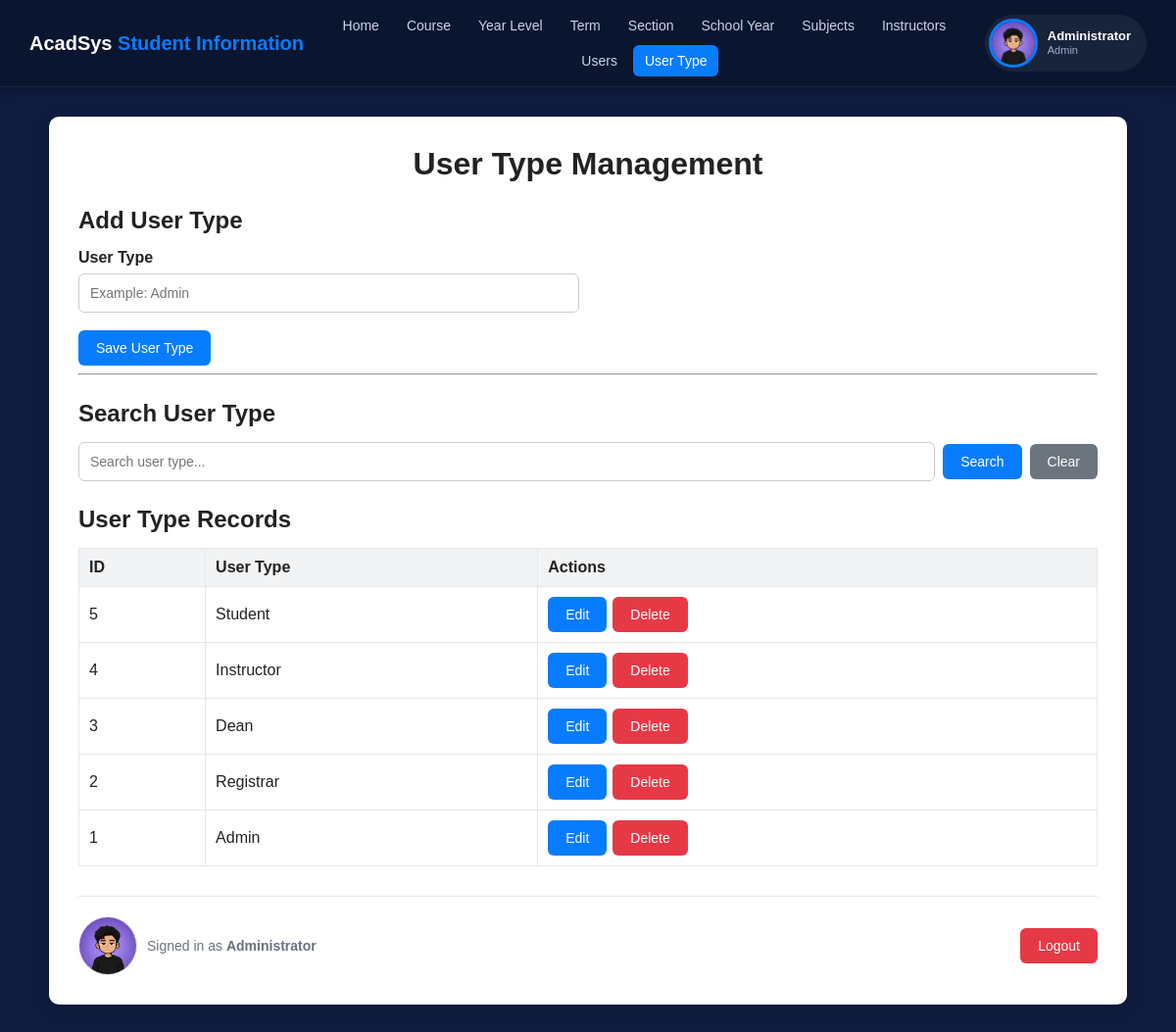
Page /usertype.php (signed in) on the committed database.
### tables this page shows
CREATE TABLE `tbl_usertype` (
  `ID` int(11) NOT NULL,
  `USERTYPE` varchar(50) NOT NULL
);

### usertype.php (the view, shortened to what this page needs)
<?php
include "db.php";
$search = trim($_GET['search'] ?? "");
if ($search != "") {
    $keyword = "%" . $search . "%";
    $stmt = $conn->prepare("SELECT * FROM tbl_usertype WHERE USERTYPE LIKE ? ORDER BY ID DESC");
    $stmt->bind_param("s", $keyword);
    $stmt->execute();
    $result = $stmt->get_result();
} else {
    $result = $conn->query("SELECT * FROM tbl_usertype ORDER BY ID DESC");
}
$editData = null;
?>
<!DOCTYPE html>
<html>
<head>
    <link rel="stylesheet" href="style.css">
</head>
<body>
<?php include "topnav.php"; ?>
<div class="page-wrap">
<div class="container">
    <h1>User Type Management</h1>
    <h2><?php echo $editData ? "Update User Type" : "Add User Type"; ?></h2>
    <form method="POST">
        <div class="form-grid">
            <div class="form-group">
                <label>User Type</label>
                <input type="text" name="usertype" placeholder="Example: Admin"
                    value="<?php echo htmlspecialchars($editData['USERTYPE'] ?? ''); ?>" required>
            </div>
            <div class="full actions">
                <?php if ($editData): ?>
                    <button type="submit" name="update">Update User Type</button>
                    <a href="usertype.php" class="btn btn-secondary">Cancel</a>
                <?php else: ?>
                    <button type="submit" name="save">Save User Type</button>
                <?php endif; ?>
            </div>
        </div>
    </form>
    <hr>
    <h2>Search User Type</h2>
    <form method="GET" class="search-box">
        <input type="text" name="search" placeholder="Search user type..." value="<?php echo htmlspecialchars($search); ?>">
        <button type="submit">Search</button>
        <a href="usertype.php" class="btn btn-secondary">Clear</a>
    </form>
    <h2>User Type Records</h2>
    <table>
        <tr>
            <th>ID</th>
            <th>User Type</th>
            <th>Actions</th>
        </tr>
        <?php while ($row = $result->fetch_assoc()): ?>
        <tr>
            <td><?php echo $row['ID']; ?></td>
            <td><?php echo htmlspecialchars($row['USERTYPE']); ?></td>
            <td>
                <div class="actions">
                    <a href="usertype.php?edit=<?php echo $row['ID']; ?>" class="btn">Edit</a>
                    <form method="POST" onsubmit="return confirm('Delete this user type?');">
                        <button type="submit" name="delete" class="btn-danger">Delete</button>
                    </form>
                </div>
            </td>
        </tr>
        <?php endwhile; ?>
    </table>
    <?php include "bottom_bar.php"; ?>
</div>
</div>
</body>
</html>

### style.css (style rules this page uses)
:root { --bg: #0f1c3f; --bg-navbar: #0a1530; --accent: #087cff; --accent-dark: #0665d1; --white: #ffffff; --text: #222; --muted: #6b7280; --border: #e5e7eb; --danger: #e63946; --secondary: #6c757d; }
* { box-sizing: border-box; }
body { margin: 0; font-family: Arial, sans-serif; background: var(--bg); color: var(--text); }
.page-wrap { padding: 30px; }
.container { max-width: 1100px; margin: 0 auto; background: var(--white); padding: 30px; border-radius: 10px; box-shadow: 0 4px 15px rgba(0, 0, 0, 0.15); }
h1 { text-align: center; margin-top: 0; margin-bottom: 25px; }
h2 { color: #222; margin-top: 25px; margin-bottom: 15px; }
.form-grid { display: grid; grid-template-columns: repeat(2, 1fr); gap: 18px; }
.form-group { display: flex; flex-direction: column; }
.full { grid-column: span 2; }
label { font-weight: bold; margin-bottom: 7px; }
input, select { width: 100%; padding: 11px; border: 1px solid #ccc; border-radius: 6px; font-size: 14px; background: white; }
button, .btn { border: none; background: var(--accent); color: white; padding: 10px 18px; border-radius: 6px; cursor: pointer; font-size: 14px; text-decoration: none; display: inline-block; }
.btn-danger, .delete { background: var(--danger) !important; }
.btn-secondary, .btn-cancel { background: var(--secondary); color: white; }
.actions { display: flex; align-items: center; gap: 6px; flex-wrap: wrap; }
.actions form { display: inline; margin: 0; }
.search-box { display: flex; gap: 8px; align-items: center; }
.search-box input { flex: 1; }
table { width: 100%; border-collapse: collapse; margin-top: 15px; }
th { background: #f1f3f5; text-align: left; font-weight: bold; }
th, td { border: 1px solid var(--border); padding: 10px; vertical-align: middle; }

### rows in the picture
tbl_usertype: ID "5", USERTYPE "Student"
tbl_usertype: ID "4", USERTYPE "Instructor"
tbl_usertype: ID "3", USERTYPE "Dean"
tbl_usertype: ID "2", USERTYPE "Registrar"
tbl_usertype: ID "1", USERTYPE "Admin"

### other values in the picture
$label "Home Course Year Level Term Section School Year Subjects Instructors Users User Type"
$_SESSION['fullname'] "Administrator"
$navUserType "Admin"
